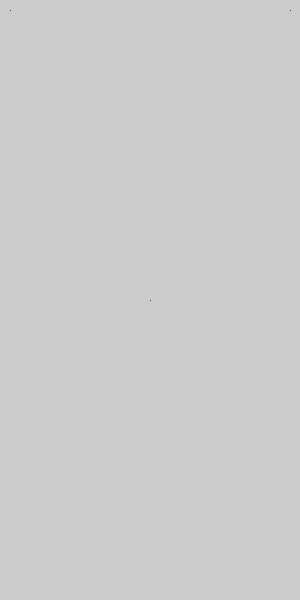
Frame 1 (no input)
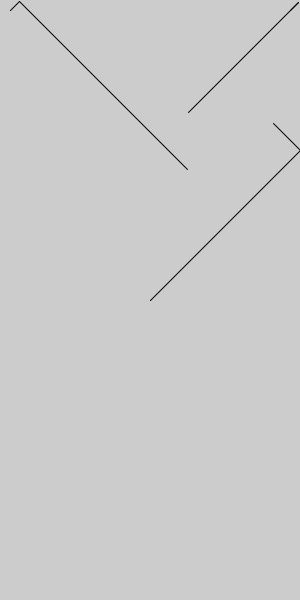
Frame 60 (the mouse pressed at the canvas centre just before this capture)
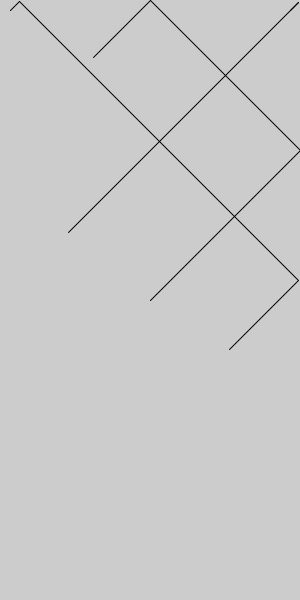
Frame 120 (the mouse held since frame 60 and released just before this capture)

The Processing sketch that drew these frames (run headless with seeded random() and noise(); from frame 60 on, the mouse is pressed at the canvas centre):

// Processing sketch: class_balls_lines
// ── class_balls_lines.pde

Ball bll;
Ball bll2;
Ball bll3;

void setup() {
  size(300,600);

  
//  noStroke();
  smooth();
  
  
  bll = new Ball(1,150,300,0,0,0,3);
    bll2 = new Ball(2,290,10,0,255,5,1);
      bll3 = new Ball(3,10,10,10,30,200,1);

}

void draw() {
  fill(255);
//  rect(0,0,width,height);
 
bll.display();
bll2.display();
bll3.display();
  
  
}

class Ball{
  
float beginX;
float beginY ;
float x;
float y;
float prevX;
float prevY;

float directionX;
float directionY;
color c;
float r;
float g;
float b;
float s;
float speed ;
float radius = 3.0;
  

  Ball(float dirIn, int x, int y, float r, float g, float b,  float s) {

  this.y = y;
  this.x = x;
  this.prevX = x;
  this.prevY = y; 
  this.c = color(r,g,b);
  this.speed = s;

  directionX = dirIn;
  directionY = -dirIn;
  
  }



void display(){
  fill(c);
  line(x,y,prevX,prevY);
  //ellipse(x, y,radius,radius);
  prevX = x;
  prevY = y;
  x += speed * directionX;
  if ((x > width-radius) || (x < radius)) {
    directionX = -directionX;
  }
  y += speed * directionY;
  if ((y > height-radius) || (y < radius)) {
    directionY = -directionY;
  }


  }
}
